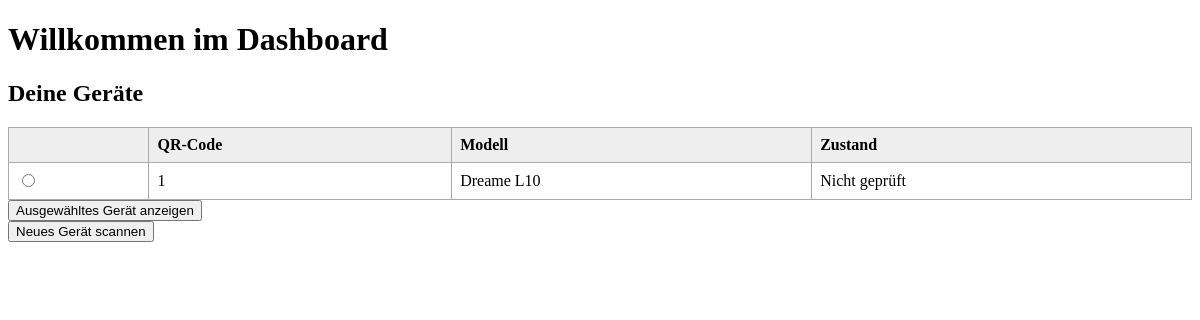
Before: /benutzer/dashboard (signed in) with the older database file.
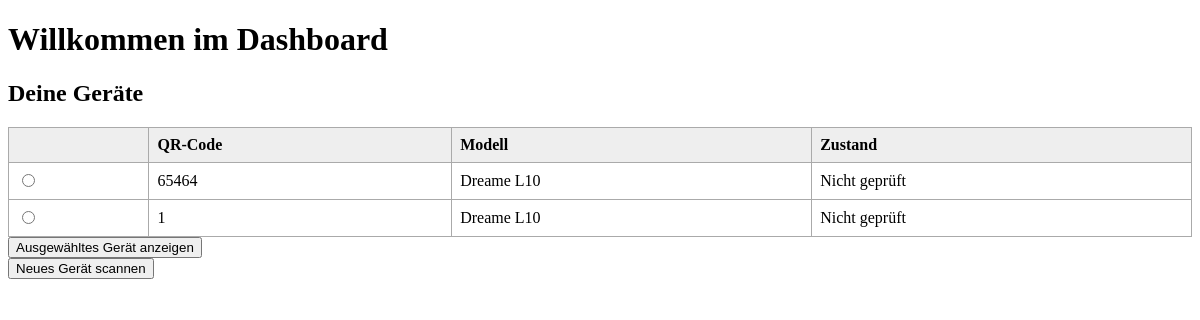
After: the same page with the newer database file.
### models/geraet_db.py (models this page shows)
class Geraet(db.Model):
    __tablename__ = "geraete"
    id = db.Column(db.Integer, primary_key=True)
    qrcode = db.Column(db.String, unique=True, nullable=False)
    modell_id = db.Column(db.Integer, db.ForeignKey("modell.id"), nullable=False)
    zustand_id = db.Column(db.Integer, db.ForeignKey("zustaende.id"), nullable=False)
    benutzer_id = db.Column(db.Integer, db.ForeignKey("benutzer.id"), nullable=False)
    modell = db.relationship("Modell", back_populates="geraete")
    zustand = db.relationship("Zustand")
    benutzer = db.relationship("Benutzer", backref="geraete")
    historie = db.relationship("Historie", backref="geraet", lazy=True)
    module = db.relationship("Modul", back_populates="geraet", cascade="all, delete-orphan")
    teile = db.relationship("Teil", back_populates="geraet")

### models/modell_db.py (models this page shows, shortened)
class Modell(db.Model):
    __tablename__ = "modell"
    id = db.Column(db.Integer, primary_key=True, index=True)
    name = db.Column(db.String(100), unique=True, nullable=False, index=True)
    kategorie_id = db.Column(db.Integer, db.ForeignKey("kategorie.id"), nullable=False)
    kategorie = db.relationship("Kategorie", back_populates="modelle")
    geraete = db.relationship("Geraet", back_populates="modell")
    module = db.relationship(Modul, back_populates="modell", cascade="all, delete-orphan")

### models/zustand_db.py (models this page shows, shortened)
class Zustand(Base):
    __tablename__ = "zustaende"
    id = Column(Integer, primary_key=True)
    value = Column(String, nullable=False)
    kategorie = Column(String, nullable=False)  # z. B. "Anwesenheit", "Sauberkeit", "Funktioniert"
    __table_args__ = (
        UniqueConstraint("value", "kategorie", name="uix_value_kategorie"),
    )

### app/routes/benutzer_routes.py (the view)
@benutzer_bp.route("/benutzer/dashboard")
@login_required
def dashboard():
    geraete = (
        GeraetDB.query
        .filter_by(benutzer_id=current_user.id)
        .order_by(GeraetDB.id.desc())  # sortiert nach zuletzt erstelltem Gerät
        .all()
    )
    return render_template("dashboard.html", geraete=geraete)

### app/app.py (called while the page is built)
@login_manager.user_loader
def load_user(user_id):
    return Benutzer.query.get(int(user_id))

### app/templates/dashboard.html (shortened to what this page needs)
<!DOCTYPE html>
<html lang="de">
<head>
</head>
<body>
    <h1>Willkommen im Dashboard</h1>
    <h2>Deine Geräte</h2>
    {% if geraete %}
    <form method="post" action="{{ url_for('geraete.geraet_anzeigen') }}">
        <table>
            <thead>
                <tr>
                    <th></th>
                    <th>QR-Code</th>
                    <th>Modell</th>
                    <th>Zustand</th>
                </tr>
            </thead>
            <tbody>
                {% for geraet in geraete %}
                <tr>
                    <td>
                        <input type="radio" name="qrcode" value="{{ geraet.qrcode }}" required>
                    </td>
                    <td>{{ geraet.qrcode }}</td>
                    <td>{{ geraet.modell.name }}</td>
                    <td>{{ geraet.zustand.value if geraet.zustand else "Unbekannt" }}</td>
                </tr>
                {% endfor %}
            </tbody>
        </table>
        <button type="submit">Ausgewähltes Gerät anzeigen</button>
    </form>
    {% else %}
        <p>Du hast noch keine Geräte angelegt.</p>
    {% endif %}
    <a href="{{ url_for('geraete.scannen') }}">
        <button type="button">Neues Gerät scannen</button>
    </a>
</body>
</html>

### app/templates/dashboard.html (style rules this page uses)
table { border-collapse: collapse; width: 100%; margin-top: 1em; }
th, td { border: 1px solid #aaa; padding: 0.5em; text-align: left; }
th { background-color: #eee; }

Changed rows visible on the page:
added Geraet: qrcode "65464", modell.name "Dreame L10", zustand "Nicht geprüft"
